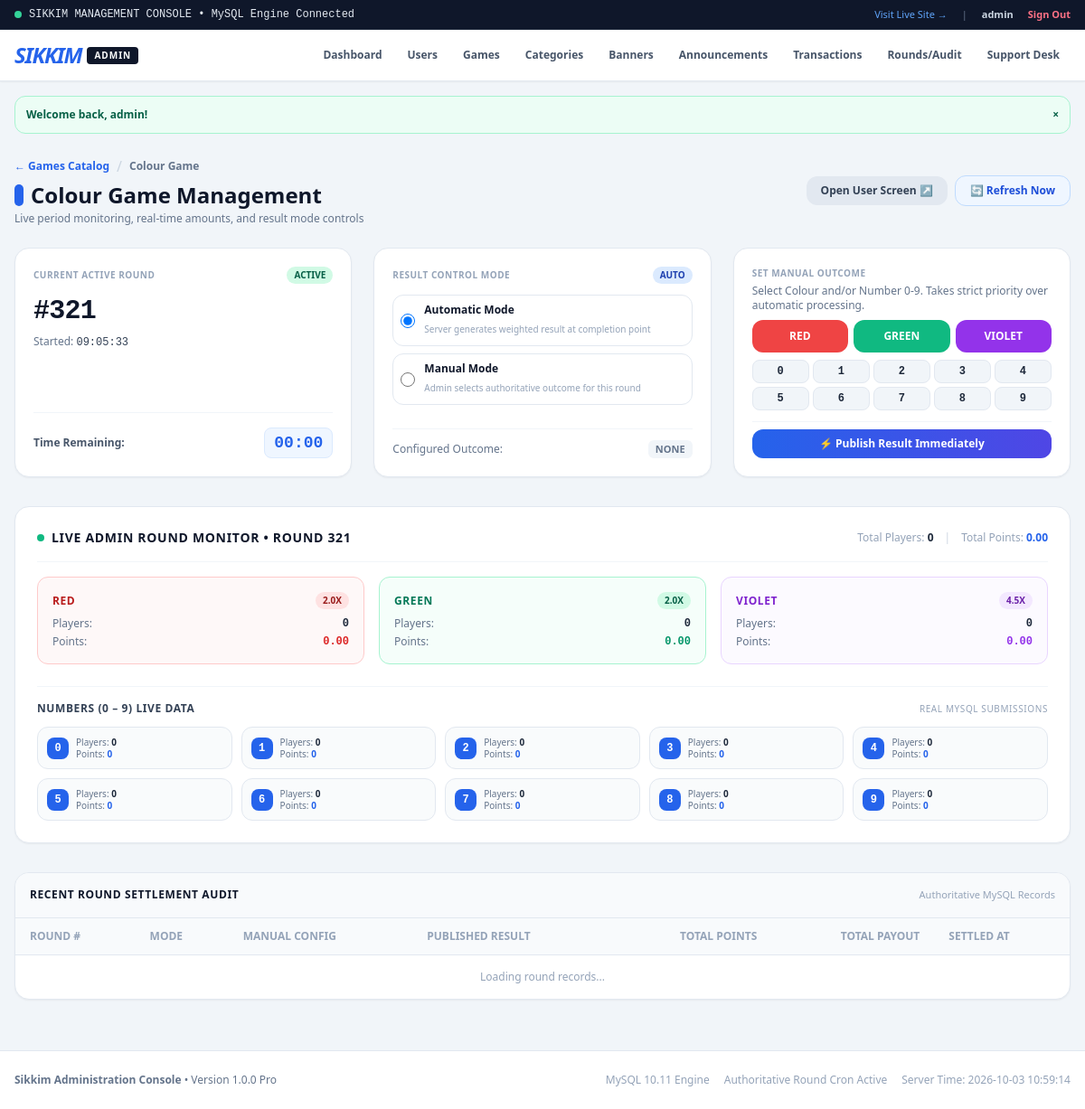
Page /admin/colour-game.php (signed in) on the committed database.
### tables this page shows
CREATE TABLE `users` (
  `id` INT AUTO_INCREMENT PRIMARY KEY,
  `username` VARCHAR(50) NOT NULL UNIQUE,
  `phone` VARCHAR(20) NOT NULL UNIQUE,
  `email` VARCHAR(100) DEFAULT NULL,
  `password_hash` VARCHAR(255) NOT NULL,
  `role` ENUM('user', 'admin') NOT NULL DEFAULT 'user',
  `status` ENUM('active', 'suspended') NOT NULL DEFAULT 'active',
  `avatar` VARCHAR(255) DEFAULT '/assets/images/avatar-default.png',
  `created_at` TIMESTAMP DEFAULT CURRENT_TIMESTAMP,
  `updated_at` TIMESTAMP DEFAULT CURRENT_TIMESTAMP ON UPDATE CURRENT_TIMESTAMP,
  INDEX `idx_users_phone` (`phone`),
  INDEX `idx_users_username` (`username`),
  INDEX `idx_users_role` (`role`)
);

CREATE TABLE `game_rounds` (
  `id` INT AUTO_INCREMENT PRIMARY KEY,
  `round_number` BIGINT NOT NULL UNIQUE,
  `game_slug` VARCHAR(50) NOT NULL DEFAULT 'win-go-1m',
  `start_time` DATETIME NOT NULL,
  `end_time` DATETIME NOT NULL,
  `status` ENUM('active', 'calculating', 'completed') NOT NULL DEFAULT 'active',
  `result_mode` ENUM('auto', 'manual') NOT NULL DEFAULT 'auto',
  `manual_result` VARCHAR(20) DEFAULT NULL,
  `manual_number` INT DEFAULT NULL,
  `result_status` ENUM('pending', 'locked', 'published') NOT NULL DEFAULT 'pending',
  `manually_set_at` DATETIME DEFAULT NULL,
  `manually_set_by` INT DEFAULT NULL,
  `result_number` INT DEFAULT NULL,
  `result_color` VARCHAR(20) DEFAULT NULL,
  `result_size` VARCHAR(10) DEFAULT NULL,
  `result_published` TINYINT(1) NOT NULL DEFAULT 0,
  `total_bets_amount` DECIMAL(15, 2) NOT NULL DEFAULT 0.00,
  `total_payout_amount` DECIMAL(15, 2) NOT NULL DEFAULT 0.00,
  `created_at` TIMESTAMP DEFAULT CURRENT_TIMESTAMP,
  `completed_at` DATETIME DEFAULT NULL,
  INDEX `idx_rounds_number` (`round_number`),
  INDEX `idx_rounds_status` (`status`),
  INDEX `idx_rounds_published` (`result_published`),
  INDEX `idx_rounds_game` (`game_slug`, `status`)
);

### admin/colour-game.php (the view, shortened to what the rows shown need)
<?php
require_once __DIR__ . '/includes/admin_header.php';
require_once __DIR__ . '/../includes/round_engine.php';
$pdo = getDB();
$gameSlug = 'colour-game';
$activeRound = processAndGetActiveRound($pdo, $gameSlug);
$remaining = max(0, strtotime($activeRound['end_time']) - time());
?>
<div class="w-full mb-6 flex flex-col sm:flex-row sm:items-center justify-between gap-4">
    <div>
        <h1 class="text-xl sm:text-2xl font-black text-slate-900 flex items-center gap-2">
            <span class="w-2.5 h-6 bg-blue-600 rounded-full inline-block"></span>
            Colour Game Management
        </h1>
    </div>
</div>
<div class="grid grid-cols-1 md:grid-cols-3 gap-6 mb-8">
    <div class="bg-white rounded-2xl border border-slate-200 shadow-sm p-5 flex flex-col justify-between">
        <div>
            <div class="flex items-baseline gap-2 mb-2">
                <span class="text-3xl font-black text-slate-900 font-mono tracking-tight" id="displayRoundNumber">
                    #<?= e($activeRound['round_number']) ?>
                </span>
            </div>
            <p class="text-xs text-slate-500">
                Started: <span id="displayStartTime" class="font-mono text-slate-700"><?= date('H:i:s', strtotime($activeRound['start_time'])) ?></span>
            </p>
        </div>
        <div class="mt-4 pt-4 border-t border-slate-100 flex items-center justify-between">
            <span class="text-xs font-bold text-slate-600">Time Remaining:</span>
            <span id="displayCountdown" class="font-mono text-lg font-black text-blue-600 bg-blue-50 px-2.5 py-0.5 rounded-lg border border-blue-100">
                <?= sprintf('%02d:%02d', floor($remaining / 60), $remaining % 60) ?>
            </span>
        </div>
    </div>
    <div class="bg-white rounded-2xl border border-slate-200 shadow-sm p-5 flex flex-col justify-between">
        <div>
            <div class="flex items-center justify-between mb-3">
                <span class="text-[10px] font-black uppercase tracking-wider text-slate-400">RESULT CONTROL MODE</span>
                <span id="badgeMode" class="px-2 py-0.5 rounded-full text-[10px] font-black uppercase bg-blue-100 text-blue-800">
                    <?= strtoupper($activeRound['result_mode'] ?? 'AUTO') ?>
                </span>
            </div>
            <div class="space-y-2 mb-3">
                <label class="flex items-center gap-2.5 p-2 rounded-xl border border-slate-200 hover:bg-slate-50 cursor-pointer transition">
                    <input type="radio" name="result_mode" value="auto" id="modeRadioAuto" onchange="toggleMode('auto')" <?= ($activeRound['result_mode'] ?? 'auto') === 'auto' ? 'checked' : '' ?> class="w-4 h-4 text-blue-600">
                    <div>
                        <span class="text-xs font-bold text-slate-900 block leading-tight">Automatic Mode</span>
                        <span class="text-[10px] text-slate-400">Server generates weighted result at completion point</span>
                    </div>
                </label>
                <label class="flex items-center gap-2.5 p-2 rounded-xl border border-slate-200 hover:bg-slate-50 cursor-pointer transition">
                    <input type="radio" name="result_mode" value="manual" id="modeRadioManual" onchange="toggleMode('manual')" <?= ($activeRound['result_mode'] ?? 'auto') === 'manual' ? 'checked' : '' ?> class="w-4 h-4 text-blue-600">
                    <div>
                        <span class="text-xs font-bold text-slate-900 block leading-tight">Manual Mode</span>
                        <span class="text-[10px] text-slate-400">Admin selects authoritative outcome for this round</span>
                    </div>
                </label>
            </div>
        </div>
    </div>
</div>
<div class="bg-white rounded-2xl border border-slate-200 shadow-sm p-6 mb-8">
    <div class="flex flex-col sm:flex-row sm:items-center justify-between pb-4 mb-4 border-b border-slate-100 gap-2">
        <div class="flex items-center gap-2">
            <h2 class="text-sm font-black text-slate-900 uppercase tracking-wider">
                LIVE ADMIN ROUND MONITOR &bull; <span id="monitorRoundNumber">ROUND <?= e($activeRound['round_number']) ?></span>
            </h2>
        </div>
    </div>
</div>
<div class="bg-white rounded-2xl border border-slate-200 shadow-sm overflow-hidden mb-8">
    <div class="overflow-x-auto no-scrollbar">
        <table class="w-full text-left text-xs">
            <thead>
                <tr class="border-b border-slate-200 text-slate-400 uppercase font-bold bg-slate-50">
                    <th class="py-3 px-4">Round #</th>
                    <th class="py-3 px-4">Mode</th>
                    <th class="py-3 px-4">Manual Config</th>
                    <th class="py-3 px-4">Published Result</th>
                    <th class="py-3 px-4 text-right">Total Points</th>
                    <th class="py-3 px-4 text-right">Total Payout</th>
                    <th class="py-3 px-4">Settled At</th>
                </tr>
            </thead>
        </table>
    </div>
</div>
<?php require_once __DIR__ . '/includes/admin_footer.php'; ?>

### admin/includes/admin_header.php (shortened to what the rows shown need)
<?php
require_once __DIR__ . '/../../includes/auth.php';
$adminUser = requireAdmin();
?>
<!DOCTYPE html>
<html lang="en">
<head>
    <script src="https://cdn.tailwindcss.com"></script>
    <link rel="stylesheet" href="/assets/css/style.css">
</head>
<body class="bg-slate-100 text-slate-800 antialiased min-h-screen flex flex-col font-sans">
    <div class="bg-slate-900 text-slate-200 text-xs py-2 px-4 border-b border-slate-800">
        <div class="max-w-7xl mx-auto flex items-center justify-between">
            <div class="flex items-center gap-4 text-[11px]">
                <a href="/" target="_blank" class="text-blue-400 hover:text-white transition">Visit Live Site &rarr;</a>
                <span class="text-slate-500">|</span>
                <span class="text-slate-300 font-bold"><?= e($adminUser['username']) ?></span>
                <a href="/logout.php" class="text-rose-400 hover:text-rose-300 font-bold">Sign Out</a>
            </div>
        </div>
    </div>
    <main class="flex-1 w-full max-w-7xl mx-auto px-4 py-6">

### rows in the picture
users: username "admin"
game_rounds: id+round_number "321", id+round_number+start_time "09:05:33", id+round_number+result_mode "AUTO", result_mode "☑ Automatic Mode Server generate", result_mode "☐ Manual Mode Admin selects auth"

### other values in the picture
$flash['message'] "Welcome back, admin!"
